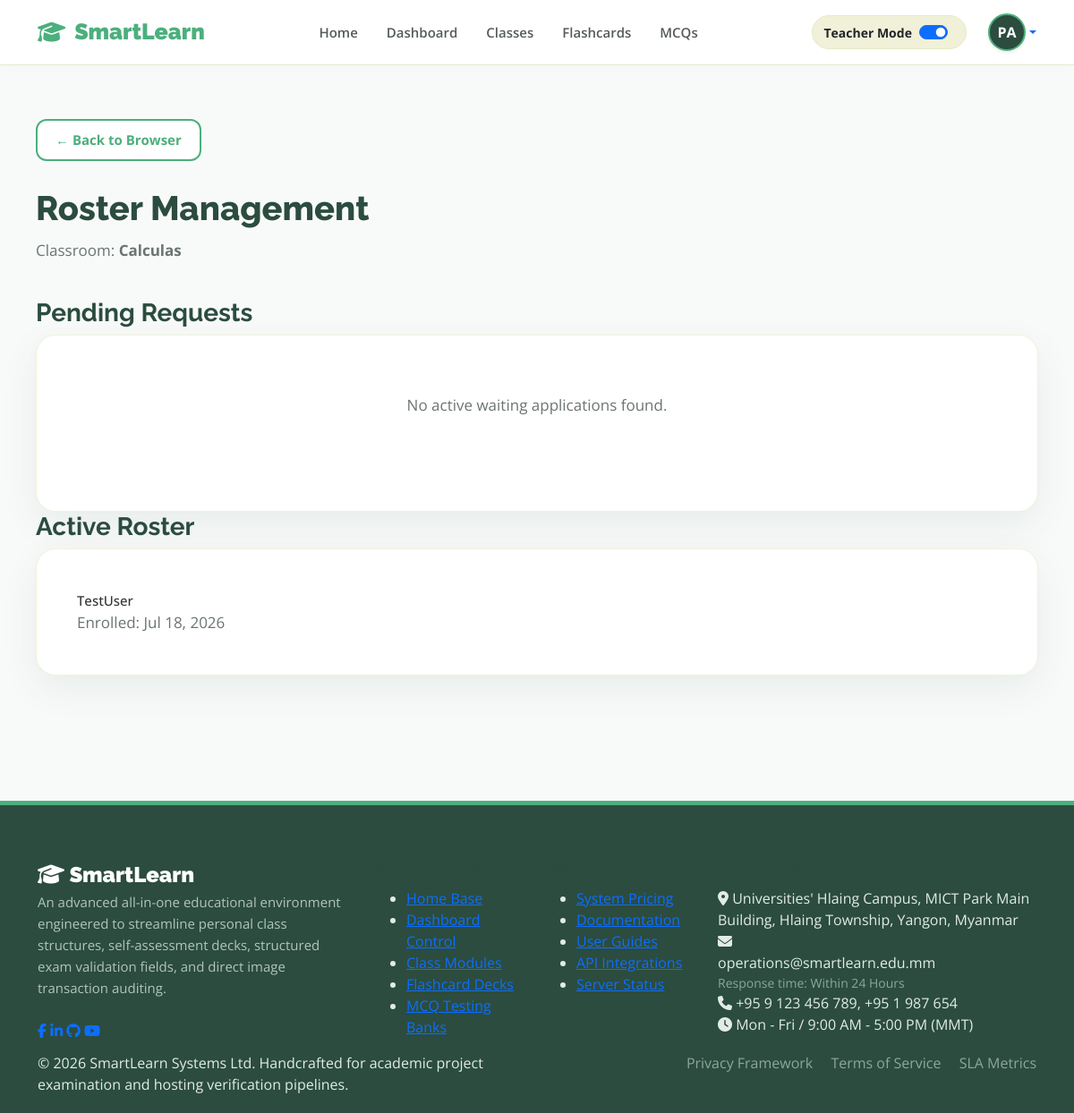
Page /manage/41/ (signed in) on the earlier database version.
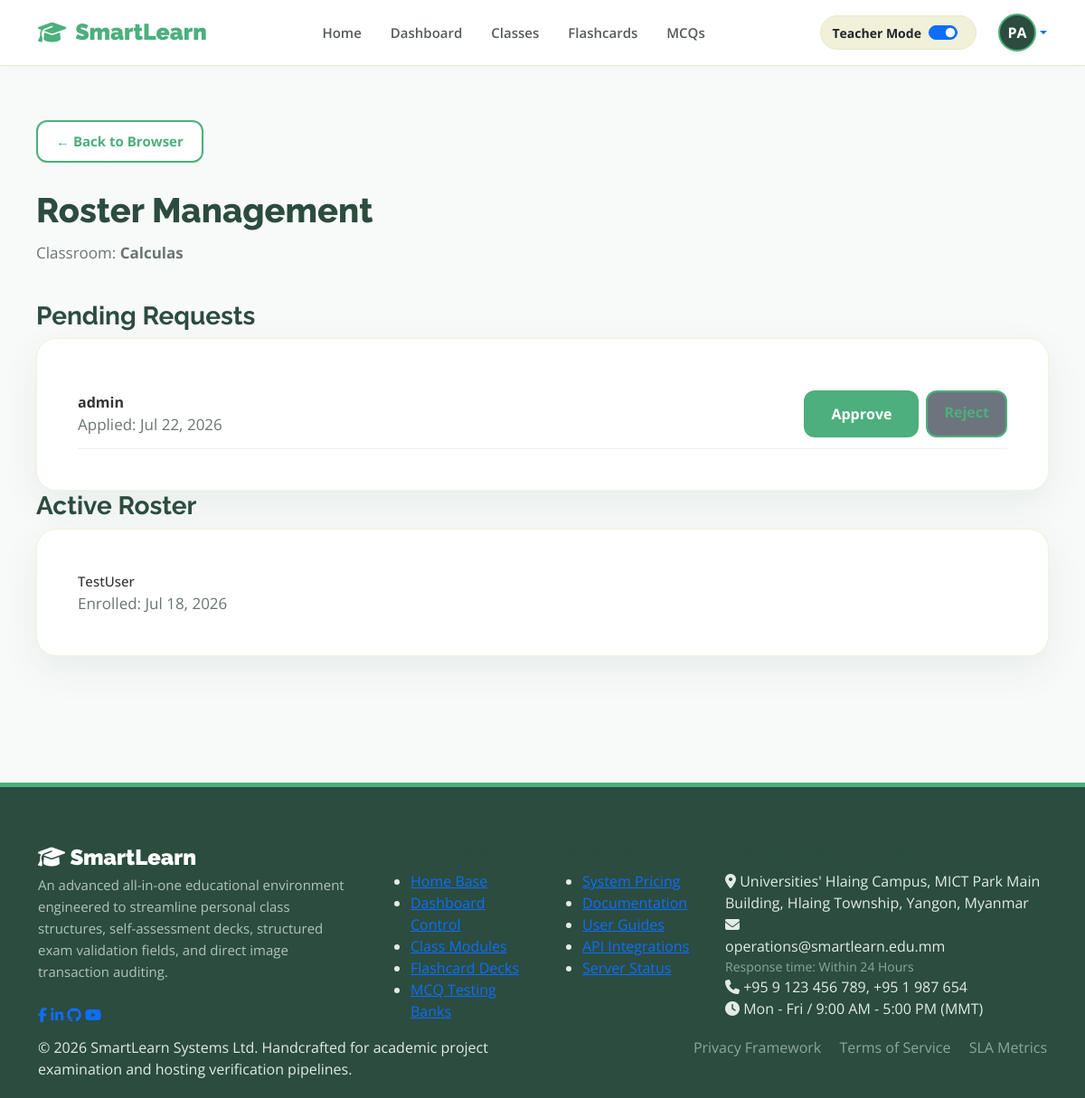
Same page on the later database version.
### smartlearnApp/models.py (models this page shows, shortened)
class Enrollment(models.Model):
    STATUS_CHOICES = [
        ('pending', 'Pending Approval'),
        ('approved', 'Approved / Active'),
        ('rejected', 'Rejected'),
    ]
    enrollment_id = models.AutoField(primary_key=True)
    classroom = models.ForeignKey(Classroom, on_delete=models.CASCADE, related_name='enrollments', null=True, blank=True)
    student = models.ForeignKey(User, on_delete=models.CASCADE, related_name='enrollments')
    status = models.CharField(max_length=20, choices=STATUS_CHOICES, default='pending')
    requested_at = models.DateTimeField(auto_now_add=True)
    class Meta:
        unique_together = ('classroom', 'student')

### smartlearnApp/views.py (the view)
# urls.py: path('manage/<int:class_id>/', views.manage_enrollments, name='manage_enrollments'),
def manage_enrollments(request, class_id):
    classroom = get_object_or_404(Classroom, class_id=class_id)
    current_user = get_mock_user(request)
    if classroom.owner != current_user:
        return redirect(f"/classes/browse/?user={current_user.username}")
    pending_requests = Enrollment.objects.filter(classroom=classroom, status='pending')
    active_students = Enrollment.objects.filter(classroom=classroom, status='approved')
    context = {
        'classroom': classroom,
        'pending_requests': pending_requests,
        'active_students': active_students,
        'current_user_name': current_user.username,
    }
    return render(request, 'manage_enrollments.html', context)

### smartlearnApp/views.py (called while the page is built)
def get_mock_user(request=None):
    if request and request.user.is_authenticated:
        return request.user
    username = "TestUser"
    if request:
        username = request.POST.get('user') or request.GET.get('user') or 'TestUser'
    user, created = User.objects.get_or_create(username=username)
    return user

### smartlearnApp/templates/manage_enrollments.html (shortened to what this page needs)
{% extends 'base.html' %}
{% block content %}
<div style="margin-bottom: 25px;">
    <a href="{% url 'browse_classes' %}" class="back-link">← Back to Browser</a>
    <h2 class="page-heading-large">Roster Management</h2>
    <p class="subtext-muted">Classroom: <strong>{{ classroom.title }}</strong></p>
</div>
<div class="roster-split-layout">
    <div>
    <h3 class="roster-column-title">Pending Requests</h3>
    <div class="styled-card roster-card-list">
        {% for req in pending_requests %}
            <div class="roster-list-item d-flex justify-content-between align-items-center flex-wrap gap-2" style="padding: 12px 0; border-bottom: 1px solid #f0f0f0;">
                <div>
                    <strong class="roster-student-name d-block">{{ req.student.username }}</strong>
                    <small class="subtext-muted">Applied: {{ req.requested_at|date:"M d, Y" }}</small>
                </div>
                <div class="roster-action-group d-flex gap-2">
                    <a href="{% url 'update_enrollment_status' req.enrollment_id 'approve' %}" class="btn-primary btn-approve-status">Approve</a>
                    <a href="{% url 'update_enrollment_status' req.enrollment_id 'reject' %}" class="btn-secondary btn-reject-status">Reject</a>
                </div>
            </div>
        {% empty %}
            <p class="subtext-muted" style="text-align: center; padding: 20px 0;">No active waiting applications found.</p>
        {% endfor %}
    </div>
</div>
    </div>
    <div>
        <h3 class="roster-column-title">Active Roster</h3>
        <div class="styled-card roster-card-list">
            {% for active in active_students %}
                <div class="roster-list-item">
                    <div>
                        <span style="font-weight: 500; font-size: 15px;">{{ active.student.username }}</span>
                    </div>
                    <small class="subtext-muted">Enrolled: {{ active.requested_at|date:"M d, Y" }}</small>
                </div>
            {% empty %}
                <p class="subtext-muted" style="text-align: center; padding: 20px 0;">No enrolled students in this class yet.</p>
            {% endfor %}
        </div>
    </div>
{% endblock %}

Differences in the rows shown:
added Enrollment: student.username "admin", requested_at "Jul 22, 2026", shown under "Pending Requests"
Other differences:
text no longer shown: "No active waiting applications found."
